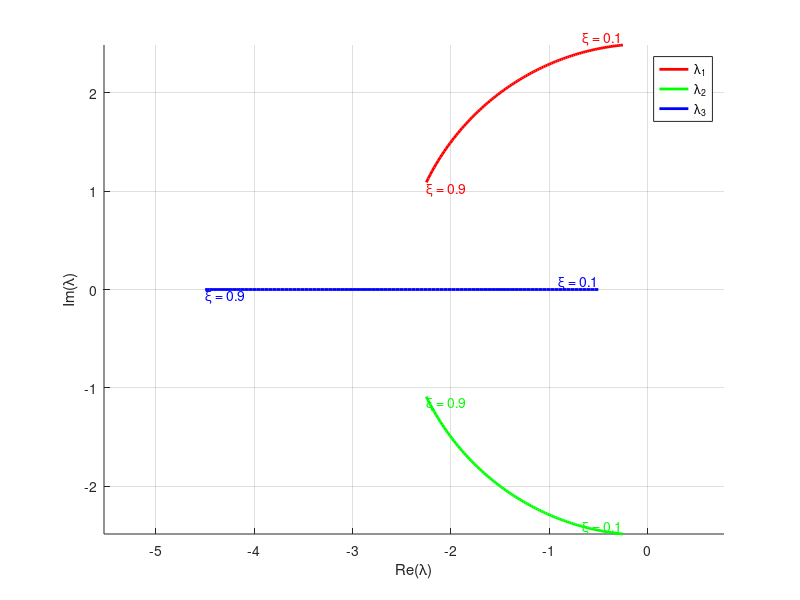
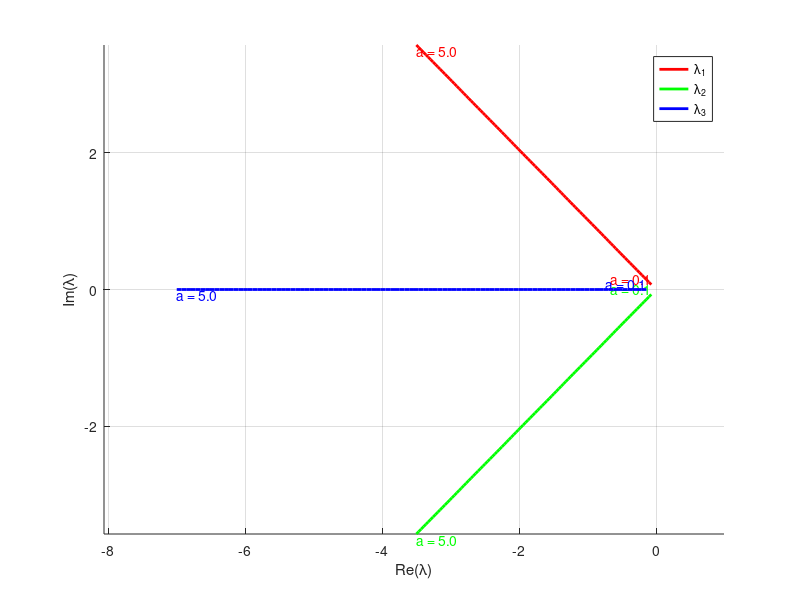
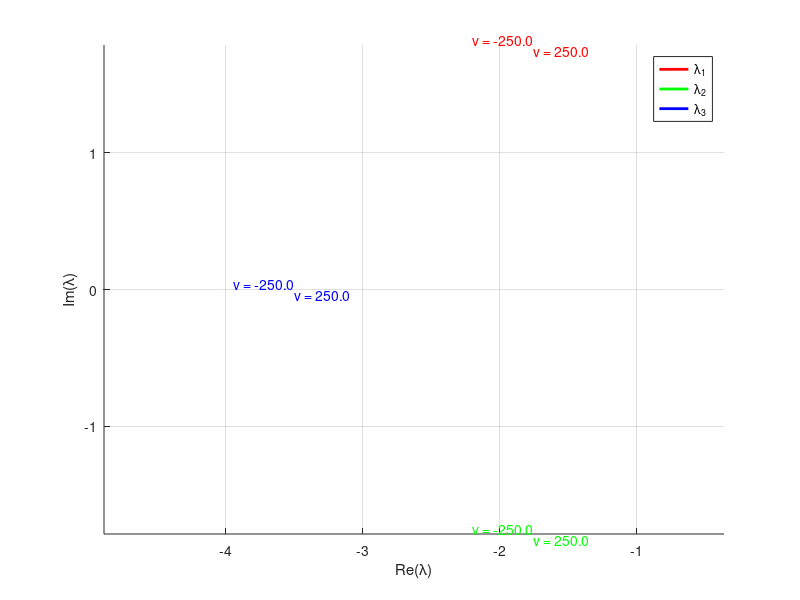
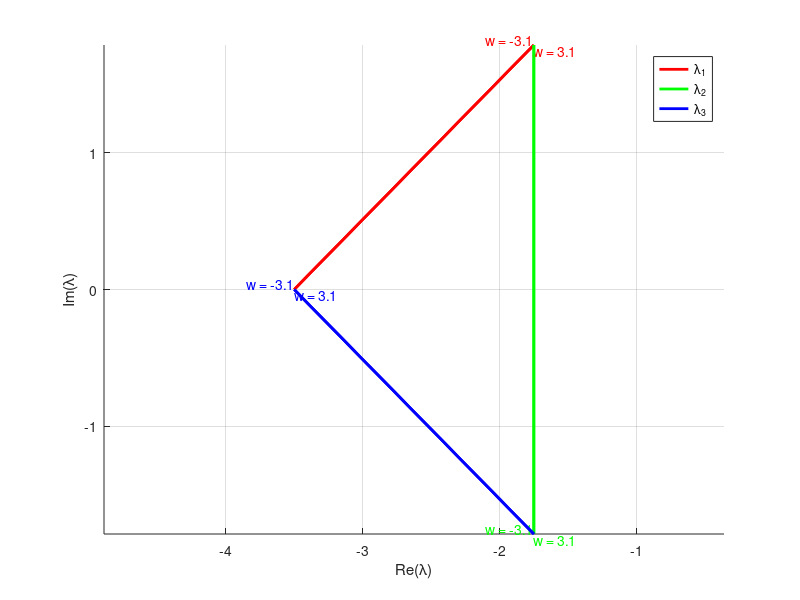

Reproduce these figures in MATLAB, in order.
xi_nominal = 0.7;
a_nominal = 2.5;
v_des_nominal = 165;
w_des_nominal = 10;

xi_vals = linspace(0.1, 0.9, 100);
a_vals = linspace(0.1, 5, 100);
v_vals = linspace(-250, 250, 100);
w_vals = linspace(-pi, pi, 100);


%% 2d - xi
lambda_re = zeros(3, length(xi_vals));
lambda_im = zeros(3, length(xi_vals));
for xi_i = 1:length(xi_vals)
    xi = xi_vals(xi_i);
    a = a_nominal;
    v_des = v_des_nominal;
    w_des = w_des_nominal;

    k1 = 2*xi*a;
    k3 = k1;
    k2 = (a^2 - w_des^2)/v_des;
    A = [-k1, w_des, 0;
         -w_des, 0, v_des;
         0, -k2, -k3];
    lambda = eig(A);
    
    for eig_i = 1:3
        lambda_re(eig_i, xi_i) = real(lambda(eig_i));
        lambda_im(eig_i, xi_i) = imag(lambda(eig_i));
    end
end

figure;
hold on;
colors = ['r','g','b'];
for eig_i = 1:3
    plot(lambda_re(eig_i,:), lambda_im(eig_i,:), 'Color', colors(eig_i), 'LineWidth', 2);
    
    text(lambda_re(eig_i,1), lambda_im(eig_i,1), ...
        sprintf('\\xi = %.1f', xi_vals(1)), 'FontSize', 10, 'Color', colors(eig_i), ...
        'HorizontalAlignment','right','VerticalAlignment','bottom');
    
    text(lambda_re(eig_i,end), lambda_im(eig_i,end), ...
        sprintf('\\xi = %.1f', xi_vals(end)), 'FontSize', 10, 'Color', colors(eig_i), ...
        'HorizontalAlignment','left','VerticalAlignment','top');
end
xlabel('Re(\lambda)');
ylabel('Im(\lambda)');
grid on;
legend('\lambda_1','\lambda_2','\lambda_3');
axis equal;


%% 2d - a
lambda_re = zeros(3, length(a_vals));
lambda_im = zeros(3, length(a_vals));
for a_i = 1:length(a_vals)
    a = a_vals(a_i);
    xi = xi_nominal;
    v_des = v_des_nominal;
    w_des = w_des_nominal;

    k1 = 2*xi*a;
    k3 = k1;
    k2 = (a^2 - w_des^2)/v_des;
    A = [-k1, w_des, 0;
         -w_des, 0, v_des;
         0, -k2, -k3];
    lambda = eig(A);
    
    for eig_i = 1:3
        lambda_re(eig_i, a_i) = real(lambda(eig_i));
        lambda_im(eig_i, a_i) = imag(lambda(eig_i));
    end
end

figure;
hold on;
colors = ['r','g','b'];
for eig_i = 1:3
    plot(lambda_re(eig_i,:), lambda_im(eig_i,:), 'Color', colors(eig_i), 'LineWidth', 2);
    
    text(lambda_re(eig_i,1), lambda_im(eig_i,1), ...
        sprintf('a = %.1f', a_vals(1)), 'FontSize', 10, 'Color', colors(eig_i), ...
        'HorizontalAlignment','right','VerticalAlignment','bottom');
    
    text(lambda_re(eig_i,end), lambda_im(eig_i,end), ...
        sprintf('a = %.1f', a_vals(end)), 'FontSize', 10, 'Color', colors(eig_i), ...
        'HorizontalAlignment','left','VerticalAlignment','top');
end
xlabel('Re(\lambda)');
ylabel('Im(\lambda)');
grid on;
legend('\lambda_1','\lambda_2','\lambda_3');
axis equal;


%% 2d - v
lambda_re = zeros(3, length(v_vals));
lambda_im = zeros(3, length(v_vals));
for v_i = 1:length(v_vals)
    v_des = v_vals(v_i);
    a = a_nominal;
    xi = xi_nominal;
    w_des = w_des_nominal;

    k1 = 2*xi*a;
    k3 = k1;
    k2 = (a^2 - w_des^2)/v_des;
    A = [-k1, w_des, 0;
         -w_des, 0, v_des;
         0, -k2, -k3];
    lambda = eig(A);
    
    for eig_i = 1:3
        lambda_re(eig_i, v_i) = real(lambda(eig_i));
        lambda_im(eig_i, v_i) = imag(lambda(eig_i));
    end
end

figure;
hold on;
colors = ['r','g','b'];
for eig_i = 1:3
    plot(lambda_re(eig_i,:), lambda_im(eig_i,:), 'Color', colors(eig_i), 'LineWidth', 2);
    
    text(lambda_re(eig_i,1), lambda_im(eig_i,1), ...
        sprintf('v = %.1f', v_vals(1)), 'FontSize', 10, 'Color', colors(eig_i), ...
        'HorizontalAlignment','right','VerticalAlignment','bottom');
    
    text(lambda_re(eig_i,end), lambda_im(eig_i,end), ...
        sprintf('v = %.1f', v_vals(end)), 'FontSize', 10, 'Color', colors(eig_i), ...
        'HorizontalAlignment','left','VerticalAlignment','top');
end
xlabel('Re(\lambda)');
ylabel('Im(\lambda)');
grid on;
legend('\lambda_1','\lambda_2','\lambda_3');
axis equal;


%% 2d - w
lambda_re = zeros(3, length(v_vals));
lambda_im = zeros(3, length(v_vals));
for w_i = 1:length(w_vals)
    w_des = w_vals(w_i);
    a = a_nominal;
    xi = xi_nominal;
    v_des = v_des_nominal;

    k1 = 2*xi*a;
    k3 = k1;
    k2 = (a^2 - w_des^2)/v_des;
    A = [-k1, w_des, 0;
         -w_des, 0, v_des;
         0, -k2, -k3];
    lambda = eig(A);
    
    for eig_i = 1:3
        lambda_re(eig_i, w_i) = real(lambda(eig_i));
        lambda_im(eig_i, w_i) = imag(lambda(eig_i));
    end
end

figure;
hold on;
colors = ['r','g','b'];
for eig_i = 1:3
    plot(lambda_re(eig_i,:), lambda_im(eig_i,:), 'Color', colors(eig_i), 'LineWidth', 2);
    
    text(lambda_re(eig_i,1), lambda_im(eig_i,1), ...
        sprintf('w = %.1f', w_vals(1)), 'FontSize', 10, 'Color', colors(eig_i), ...
        'HorizontalAlignment','right','VerticalAlignment','bottom');
    
    text(lambda_re(eig_i,end), lambda_im(eig_i,end), ...
        sprintf('w = %.1f', w_vals(end)), 'FontSize', 10, 'Color', colors(eig_i), ...
        'HorizontalAlignment','left','VerticalAlignment','top');
end
xlabel('Re(\lambda)');
ylabel('Im(\lambda)');
grid on;
legend('\lambda_1','\lambda_2','\lambda_3');
axis equal;


%%
%%
%%
%%


% %% 3d - xi - v
% figure;
% colors = ['r','g','b'];
% for eig_i = 1:3
%     for v_des = v_vals
%         lambda_re = zeros(1,length(xi_vals));
%         lambda_im = zeros(1,length(xi_vals));
%         for xi_i = 1:length(xi_vals)
%             xi = xi_vals(xi_i);
%             a = a_nominal;
%             w_des = w_des_nominal;
% 
%             k1 = 2*xi*a;
%             k3 = k1;
%             k2 = (a^2 - w_des^2)/v_des;
%             A = [-k1, w_des, 0;
%                  -w_des, 0, v_des;
%                  0, -k2, -k3];
%             lambda = eig(A);
% 
%             lambda_im(xi_i) = imag(lambda(eig_i));
%             lambda_re(xi_i) = real(lambda(eig_i));
%         end
%         % plot3(lambda_re, lambda_im, xi_vals, "Color", colors(eig_i));
%         plot(lambda_re, lambda_im, "Color", colors(eig_i));
%         hold on;
%     end
% end
% hold off;
% xlabel('Re(\lambda)');
% ylabel('Im(\lambda)');
% % zlabel('\xi');
% grid on;
% title('xi - v');
% % view(45,30);
% 
% 
% %% 3d - xi - w
% figure;
% colors = ['r','g','b'];
% for eig_i = 1:3
%     for w_des = w_vals
%         lambda_re = zeros(1,length(xi_vals));
%         lambda_im = zeros(1,length(xi_vals));
%         for xi_i = 1:length(xi_vals)
%             xi = xi_vals(xi_i);
%             a = a_nominal;
%             v_des = v_des_nominal;
% 
%             k1 = 2*xi*a;
%             k3 = k1;
%             k2 = (a^2 - w_des^2)/v_des;
%             A = [-k1, w_des, 0;
%                  -w_des, 0, v_des;
%                  0, -k2, -k3];
%             lambda = eig(A);
% 
%             lambda_im(xi_i) = imag(lambda(eig_i));
%             lambda_re(xi_i) = real(lambda(eig_i));
%         end
%         % plot3(lambda_re, lambda_im, xi_vals, "Color", colors(eig_i));
%         plot(lambda_re, lambda_im, "Color", colors(eig_i));
%         hold on;
%     end
% end
% hold off;
% xlabel('Re(\lambda)');
% ylabel('Im(\lambda)');
% % zlabel('\xi');
% grid on;
% title('xi - w');
% % view(45,30);
% 
% 
% %% 3d - a - v
% figure;
% colors = ['r','g','b'];
% for eig_i = 1:3
%     for v_des = v_vals
%         lambda_re = zeros(1,length(xi_vals));
%         lambda_im = zeros(1,length(xi_vals));
%         for a_i = 1:length(a_vals)
%             a = a_vals(a_i);
%             xi = xi_nominal;
%             w_des = w_des_nominal;
% 
%             k1 = 2*xi*a;
%             k3 = k1;
%             k2 = (a^2 - w_des^2)/v_des;
%             A = [-k1, w_des, 0;
%                  -w_des, 0, v_des;
%                  0, -k2, -k3];
%             lambda = eig(A);
% 
%             lambda_im(a_i) = imag(lambda(eig_i));
%             lambda_re(a_i) = real(lambda(eig_i));
%         end
%         % plot3(lambda_re, lambda_im, a_vals, "Color", colors(eig_i));
%         plot(lambda_re, lambda_im, "Color", colors(eig_i));
%         hold on;
%     end
% end
% hold off;
% xlabel('Re(\lambda)');
% ylabel('Im(\lambda)');
% % zlabel('a');
% grid on;
% title('a - v');
% % view(45,30);
% 
% 
% %% 3d - a - w
% figure;
% colors = ['r','g','b'];
% for eig_i = 1:3
%     for w_des = w_vals
%         lambda_re = zeros(1,length(xi_vals));
%         lambda_im = zeros(1,length(xi_vals));
%         for a_i = 1:length(a_vals)
%             a = a_vals(a_i);
%             xi = xi_nominal;
%             v_des = v_des_nominal;
% 
%             k1 = 2*xi*a;
%             k3 = k1;
%             k2 = (a^2 - w_des^2)/v_des;
%             A = [-k1, w_des, 0;
%                  -w_des, 0, v_des;
%                  0, -k2, -k3];
%             lambda = eig(A);
% 
%             lambda_im(a_i) = imag(lambda(eig_i));
%             lambda_re(a_i) = real(lambda(eig_i));
%         end
%         % plot3(lambda_re, lambda_im, a_vals, "Color", colors(eig_i));
%         plot(lambda_re, lambda_im, "Color", colors(eig_i));
%         hold on;
%     end
% end
% hold off;
% xlabel('Re(\lambda)');
% ylabel('Im(\lambda)');
% % zlabel('a');
% grid on;
% title('a - w');
% % view(45,30);
% 
